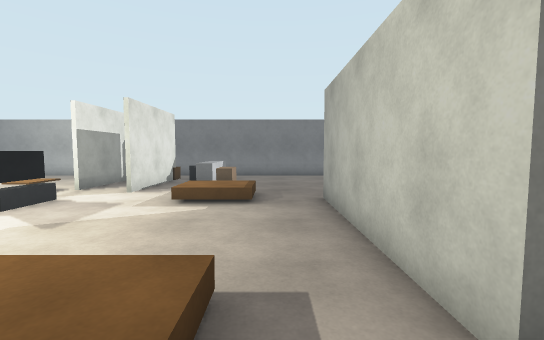
view 1 (above)

16 first-person views from a walk through a world built for the Gazebo simulator. The camera is 1.3 m above the floor, tilts 4° down and sees 90° across. The floor is counted in squares, 1 m on a side. Each view is taken from the middle of a square. On the plan, view 1 faces up. The plan holds only what a view shows up to about 13 squares ahead; the rest is blank.

view 2
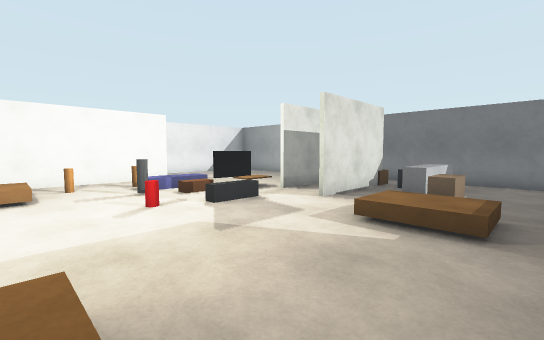

view 3
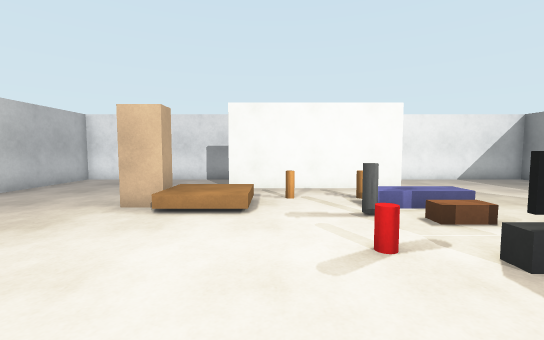

view 4
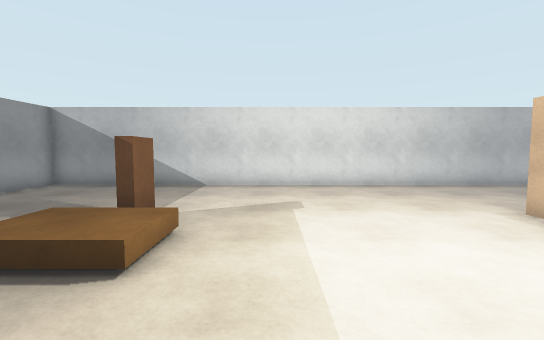

view 5
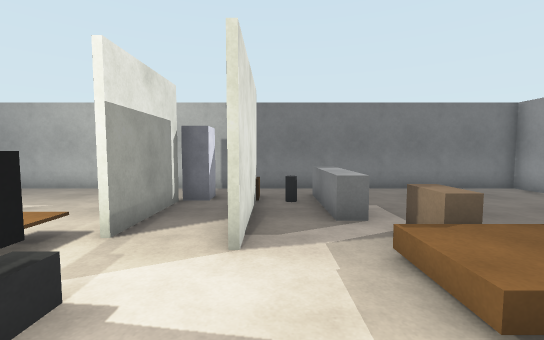

view 6
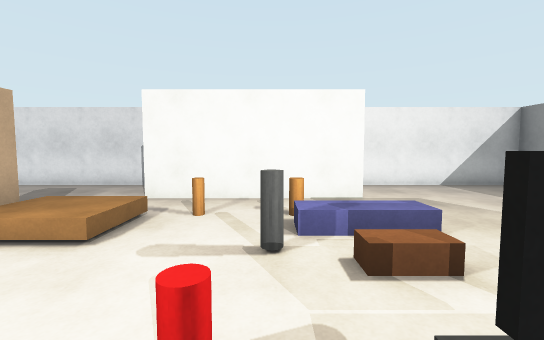

view 7
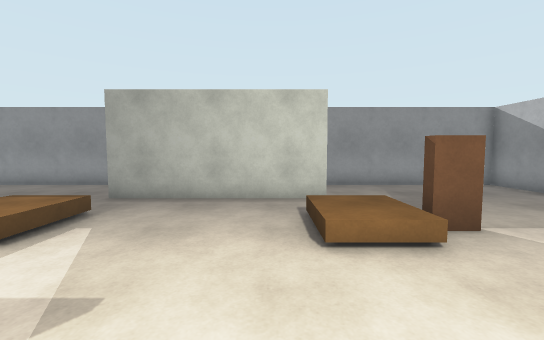

view 8
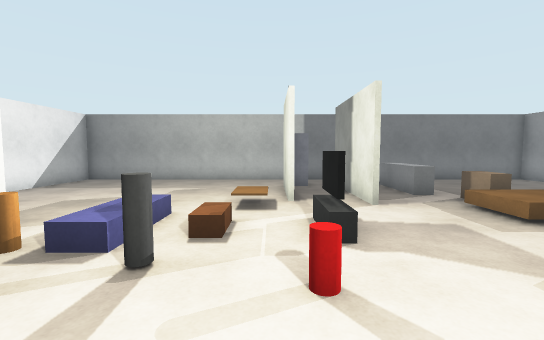

view 9
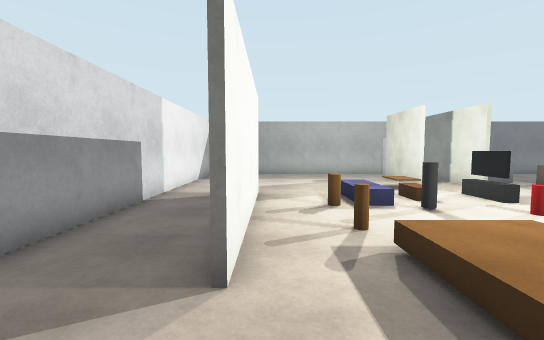

view 10
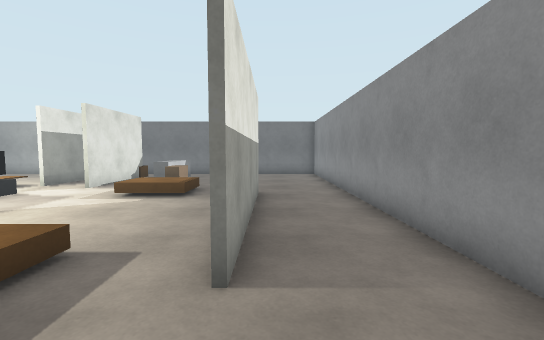

view 11
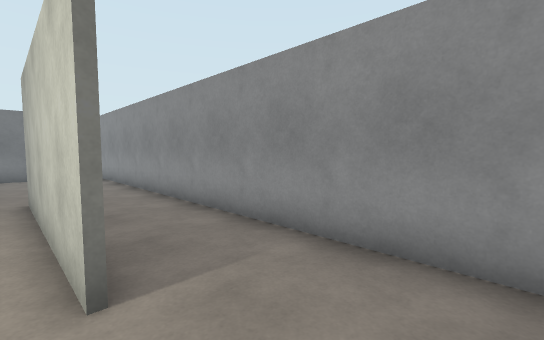

view 12
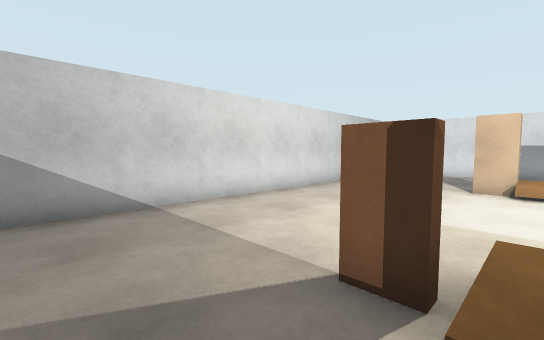

view 13
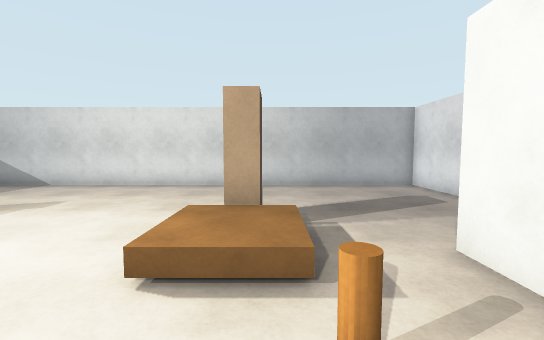

view 14
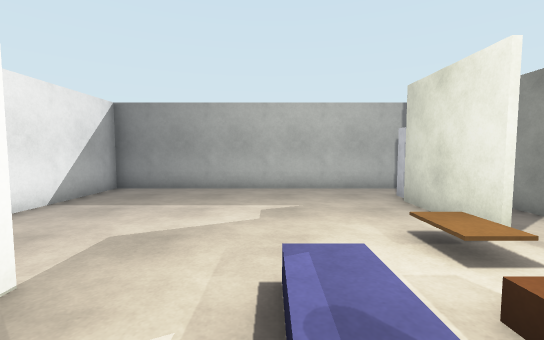

view 15
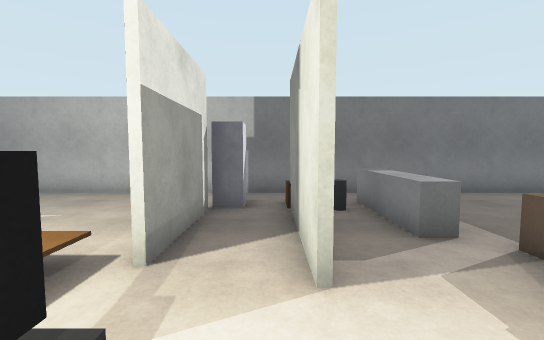

view 16
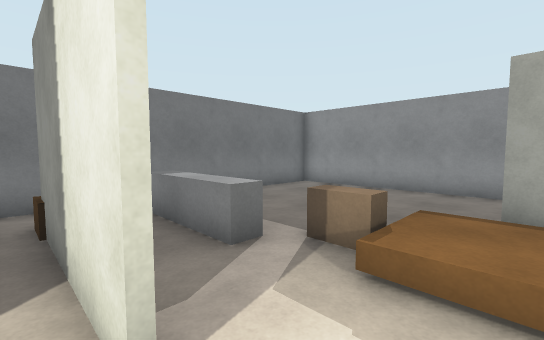

### Floor plan
Points are (right, up) in squares from view 1. A wall is a line through its corners. A room is listed if a view was taken in it or the views show most of it. See-through windows are left out.
Room 1 (views 1, 2, 3, 4, 5, 6, 7, 8, 9, 10, 11, 12, 13, 14, 15, 16)
walls: (-4.6, 8.4) (-4.6, 12.5); (-6.6, 9.4) (-6.6, 12); (1.4, 1.4) (1.4, 7.5); (-6.4, 11.2) (-6.4, 9.4); (1.6, 7.5) (1.6, 1.5); (-12.4, 7.6) (-12.4, 1.5); (-4.4, 12.5) (-4.4, 8.5); (4.4, -5.4) (4.4, 14.4) (-15.4, 14.4) (-15.4, -5.4) (4.4, -5.4)
objects: brown pole (-11, 3) to (-10, 4); wardrobe (-10, 0) to (-9, 0); brown box (-10, 1) to (-9, 2); brown cylinder (-10, 6); blue box (-10, 6) to (-9, 7); dark grey cylinder (-9, 5); brown box (-8, 6) to (-8, 7); brown box (-8, 8) to (-7, 9); red cylinder (-7, 4) to (-6, 5); TV (-6, 6) to (-6, 7); fridge (-6, 12) to (-6, 13); brown box (-5, 13); counter (-3, 10) to (-2, 13); bin (-3, 12); brown box (-2, 0); brown box (-2, 1) to (-1, 2); brown box (-2, 7) to (-1, 8); brown box (-2, 9) to (-1, 9)

Where each view was taken, in squares from view 1:
view 1: 0 up, 0 right, facing up
view 2: 2 up, 0 right, facing up-left
view 3: 3 up, 3 left, facing left
view 4: 5 up, 4 left, facing down
view 5: 5 up, 4 left, facing up
view 6: 5 up, 5 left, facing left
view 7: 3 up, 6 left, facing right
view 8: 2 up, 7 left, facing up
view 9: 1 down, 12 left, facing up
view 10: 1 down, 2 right, facing up
view 11: 1 down, 1 right, facing up-right
view 12: 1 up, 1 right, facing down-left
view 13: 5 up, 10 left, facing down
view 14: 5 up, 10 left, facing up
view 15: 6 up, 5 left, facing up
view 16: 7 up, 5 left, facing up-right
